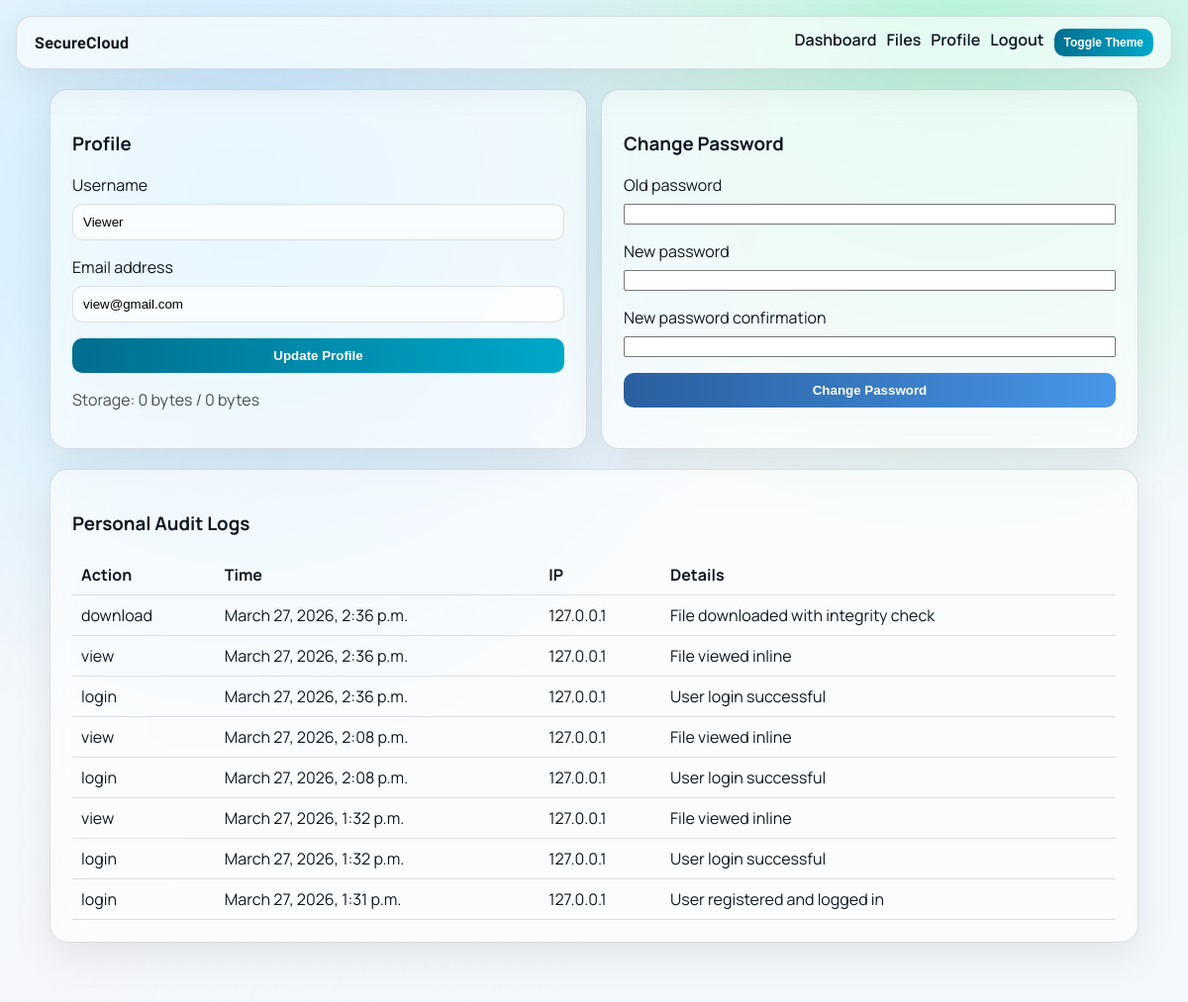
The page /accounts/profile/ (signed in) on the database its author committed.
### accounts/models.py (models this page shows, shortened)
class User(AbstractUser):
	class Role(models.TextChoices):
		ADMIN = "ADMIN", "Admin"
		USER = "USER", "User"
		VIEWER = "VIEWER", "Viewer"
	role = models.CharField(max_length=20, choices=Role.choices, default=Role.USER)
	storage_used = models.BigIntegerField(default=0)
	storage_limit = models.BigIntegerField(default=1024 * 1024 * 1024)

### storage/models.py (models this page shows, shortened)
class AuditLog(models.Model):
	class Action(models.TextChoices):
		UPLOAD = "upload", "Upload"
		DOWNLOAD = "download", "Download"
		DELETE = "delete", "Delete"
		LOGIN = "login", "Login"
		SHARE = "share", "Share"
		VIEW = "view", "View"
		PROFILE_UPDATE = "profile_update", "Profile Update"
	user = models.ForeignKey(settings.AUTH_USER_MODEL, on_delete=models.CASCADE, related_name="audit_logs")
	action = models.CharField(max_length=40, choices=Action.choices)
	timestamp = models.DateTimeField(auto_now_add=True)
	ip_address = models.GenericIPAddressField(null=True, blank=True)
	file_reference = models.ForeignKey(SecureFile, on_delete=models.SET_NULL, null=True, blank=True)
	details = models.TextField(blank=True)
	class Meta:
		ordering = ["-timestamp"]

### accounts/views.py (the view)
# urls.py: path("profile/", profile, name="profile"),
@login_required
def profile(request):
	user = request.user
	if request.method == "POST":
		profile_form = ProfileForm(request.POST, instance=user)
		password_form = PasswordChangeForm(user, request.POST)
		if "update_profile" in request.POST and profile_form.is_valid():
			profile_form.save()
			log_event(request, user, AuditLog.Action.PROFILE_UPDATE, details="Profile updated")
			messages.success(request, "Profile updated.")
			return redirect("accounts:profile")
		if "change_password" in request.POST and password_form.is_valid():
			password_form.save()
			log_event(request, user, AuditLog.Action.PROFILE_UPDATE, details="Password changed")
			messages.success(request, "Password changed successfully.")
			return redirect("accounts:login")
	else:
		profile_form = ProfileForm(instance=user)
		password_form = PasswordChangeForm(user)
	logs = AuditLog.objects.filter(user=user)[:12]
	return render(
		request,
		"accounts/profile.html",
		{
			"profile_form": profile_form,
			"password_form": password_form,
			"logs": logs,
		},
	)

### accounts/forms.py
class ProfileForm(forms.ModelForm):
    class Meta:
        model = User
        fields = ("username", "email")
    def __init__(self, *args, **kwargs):
        super().__init__(*args, **kwargs)
        for field in self.fields.values():
            field.widget.attrs.setdefault("class", "input")

### templates/accounts/profile.html (shortened to what this page needs)
{% extends 'base.html' %}
{% block content %}
<section class="grid-2">
    <div class="glass panel">
        <h3>Profile</h3>
        <form method="post" class="stack">
            {% for field in profile_form %}
                <label>{{ field.label }}</label>
                {{ field }}
            {% endfor %}
            <button class="btn" name="update_profile" value="1" type="submit">Update Profile</button>
        </form>
        <p class="muted">Storage: {{ user.storage_used|filesizeformat }} / {{ user.storage_limit|filesizeformat }}</p>
    </div>
    <div class="glass panel">
        <h3>Change Password</h3>
        <form method="post" class="stack">
            {% for field in password_form %}
                <label>{{ field.label }}</label>
                {{ field }}
            {% endfor %}
            <button class="btn alt" name="change_password" value="1" type="submit">Change Password</button>
        </form>
    </div>
</section>
<section class="glass panel">
    <h3>Personal Audit Logs</h3>
    <table class="table">
        <tr><th>Action</th><th>Time</th><th>IP</th><th>Details</th></tr>
        {% for log in logs %}
        <tr><td>{{ log.action }}</td><td>{{ log.timestamp }}</td><td>{{ log.ip_address }}</td><td>{{ log.details }}</td></tr>
        {% empty %}<tr><td colspan="4">No logs available.</td></tr>{% endfor %}
    </table>
</section>
{% endblock %}

### static/css/style.css (style rules this page uses)
:root { --bg: #f4f7fb; --text: #0f1722; --card: rgba(255, 255, 255, 0.58); --stroke: rgba(15, 23, 34, 0.12); --accent: #006e90; --accent-2: #7dd3fc; --danger: #be123c; }
* { box-sizing: border-box; }
body { margin: 0; font-family: 'Manrope', sans-serif; color: var(--text); background: radial-gradient(circle at 20% 20%, #bde7ff 0, transparent 45%), radial-gradient(circle at 80% 0%, #baf4dc 0, transparent 40%), var(--bg); min-height: 100vh; }
.glass { backdrop-filter: blur(14px); background: var(--card); border: 1px solid var(--stroke); box-shadow: 0 14px 40px rgba(0, 0, 0, 0.08); }
.hero, .panel, .form-wrap { border-radius: 18px; padding: 22px; margin-bottom: 20px; }
.grid-2 { display: grid; grid-template-columns: repeat(auto-fit, minmax(280px, 1fr)); gap: 14px; }
.btn { border: none; border-radius: 10px; padding: 10px 16px; background: linear-gradient(90deg, var(--accent), #00a8c8); color: #fff; font-weight: 700; cursor: pointer; text-decoration: none; display: inline-block; }
.btn.alt { background: linear-gradient(90deg, #2a5f9e, #4796e8); }
.input { width: 100%; border-radius: 10px; border: 1px solid var(--stroke); padding: 10px; background: rgba(255, 255, 255, 0.7); }
.stack { display: grid; gap: 8px; }
.table { width: 100%; border-collapse: collapse; }
.table th, .table td { border-bottom: 1px solid var(--stroke); padding: 9px; text-align: left; }
.muted { opacity: 0.75; }

### rows shown on the page
User: profile_form "Viewer" "view@gmail.com", storage_used|filesizeformat "0 bytes", storage_limit|filesizeformat "0 bytes"
AuditLog: action "download", timestamp "March 27, 2026, 2:36 p.m.", ip_address "127.0.0.1", details "File downloaded with integrity check"
AuditLog: action "view", timestamp "March 27, 2026, 2:36 p.m.", ip_address "127.0.0.1", details "File viewed inline"
AuditLog: action "login", timestamp "March 27, 2026, 2:36 p.m.", ip_address "127.0.0.1", details "User login successful"
AuditLog: action "view", timestamp "March 27, 2026, 2:08 p.m.", ip_address "127.0.0.1", details "File viewed inline"
AuditLog: action "login", timestamp "March 27, 2026, 2:08 p.m.", ip_address "127.0.0.1", details "User login successful"
AuditLog: action "view", timestamp "March 27, 2026, 1:32 p.m.", ip_address "127.0.0.1", details "File viewed inline"
AuditLog: action "login", timestamp "March 27, 2026, 1:32 p.m.", ip_address "127.0.0.1", details "User login successful"
AuditLog: action "login", timestamp "March 27, 2026, 1:31 p.m.", ip_address "127.0.0.1", details "User registered and logged in"

### other values the page prints
{{ field.label }} "Username" "Email address"
{{ field.label }} "Old password" "New password" "New password confirmation"
